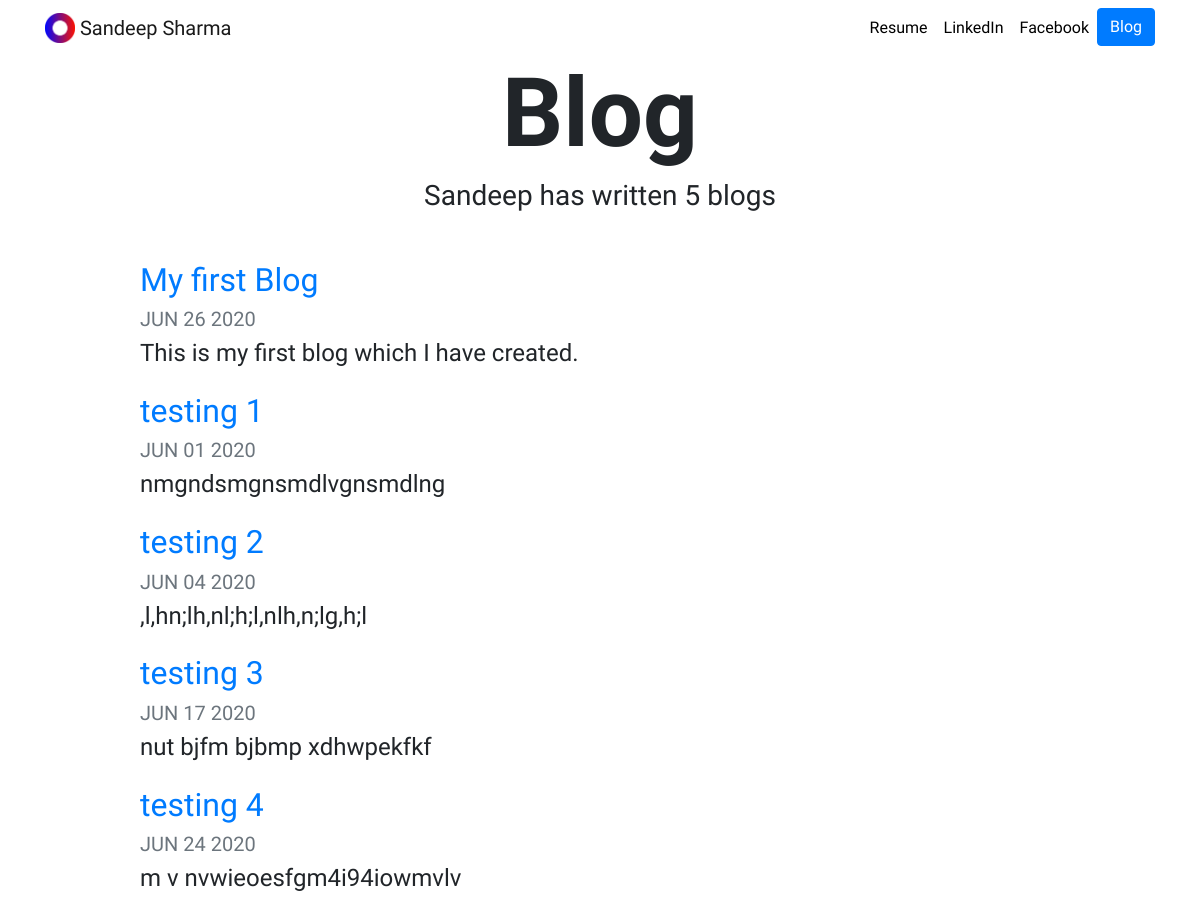
/blog/, run on an earlier commit of the app's database.
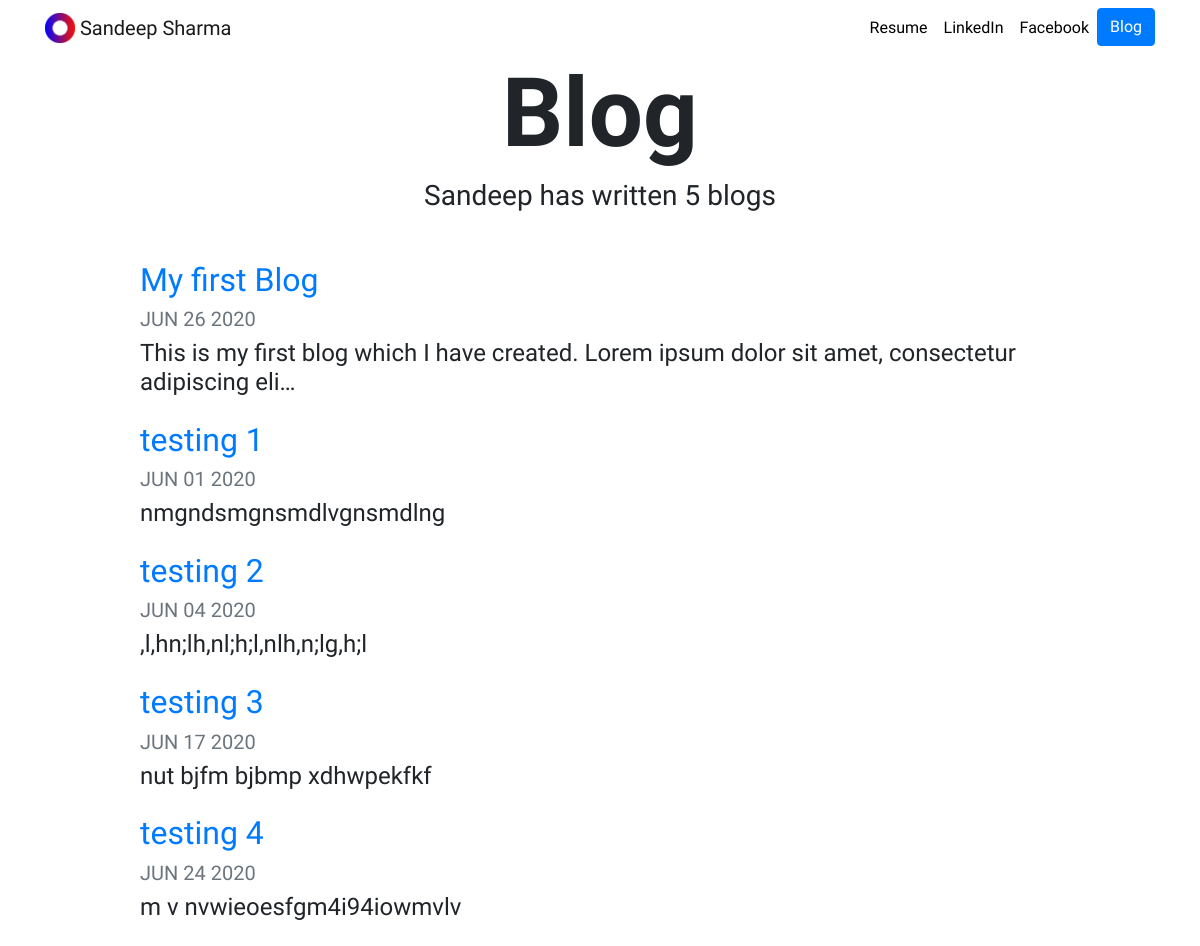
And on a later commit of the database.
### blog/models.py (models this page shows, shortened)
class Blog(models.Model):
    title=models.CharField(max_length=200)
    description=models.TextField(max_length=5000)
    date=models.DateField()

### blog/views.py (the view)
# urls.py: path('', views.all_blogs, name='all_blogs'),
def all_blogs(request):
        blogs=Blog.objects.all()
        return render (request, 'blog/all_blogs.html', {'blogs':blogs})

### blog/templates/blog/all_blogs.html
{% extends "portfolio/base.html" %}
{% load static %}
{% block content %}
<h1 id="blogtitle" class="font-weight-bold text-center">Blog</h1>
<h3 class="text-center mb-5">Sandeep has written {{ blogs.count }} blog{{ blogs.count|pluralize }}</h3>
{% for blog in blogs %}
<div class="row justify-content-center my-3">
  <div class="col-md-10">
    <a href="{% url 'blog:detail' blog.id %}">
      <h2>{{ blog.title }}</h2>
    </a>
    <h5 class="text-muted">{{ blog.date|date:'M d Y'|upper }}</h5>
    <h4>{{ blog.description|striptags|truncatechars:100 }}</h4>
  </div>
</div>
{% endfor %}
{% endblock %}

What changed in the data, as far as the page shows it:
changed Blog "My first Blog": description "This is my first blog which I have created." → "This is my first blog which I have created. Lorem ipsum dolor sit amet, consectetur adipiscing eli…"
